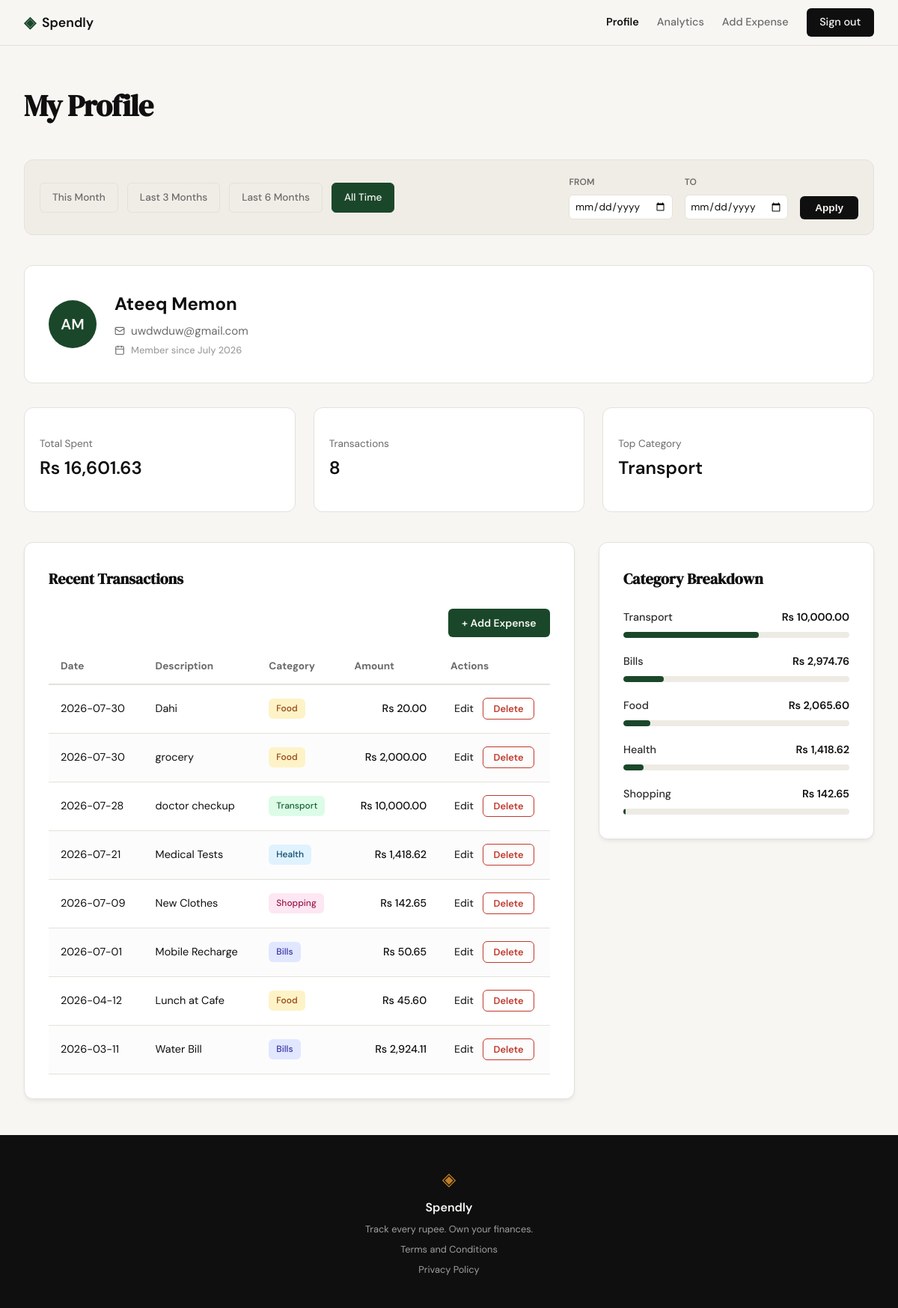
/profile (signed in), run on an earlier commit of the app's database.
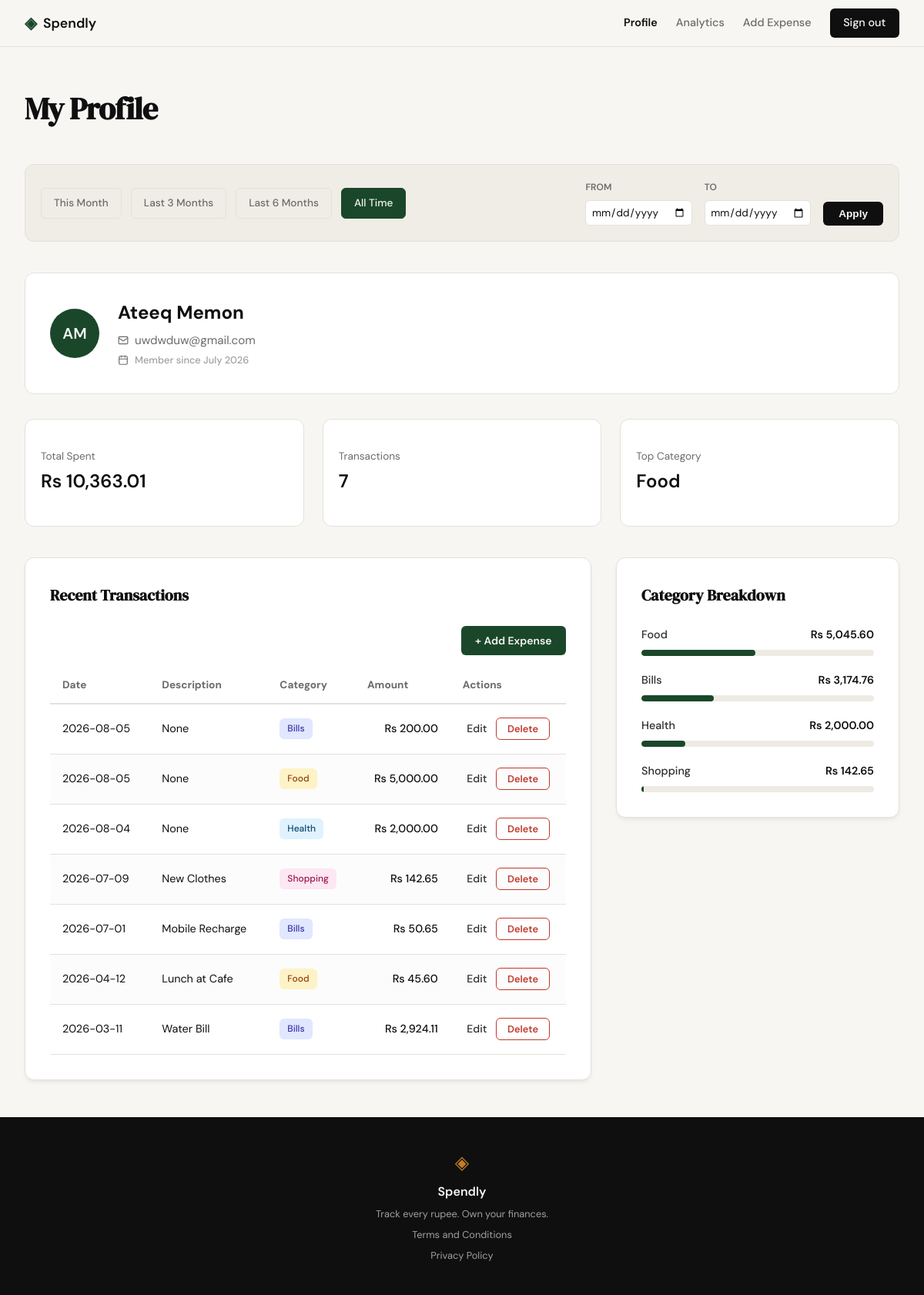
And on a later commit of the database.
### tables this page shows
CREATE TABLE users (
                id INTEGER PRIMARY KEY AUTOINCREMENT,
                name TEXT NOT NULL,
                email TEXT UNIQUE NOT NULL,
                password_hash TEXT NOT NULL,
                created_at TEXT DEFAULT (datetime('now'))
            );

CREATE TABLE expenses (
                id INTEGER PRIMARY KEY AUTOINCREMENT,
                user_id INTEGER NOT NULL,
                amount REAL NOT NULL,
                category TEXT NOT NULL,
                date TEXT NOT NULL,
                description TEXT,
                created_at TEXT DEFAULT (datetime('now')),
                FOREIGN KEY (user_id) REFERENCES users (id)
            );

### app.py (the view, shortened to what this page needs)
@app.route("/profile")
def profile():
    if not session.get("user_id"):
        flash("Please log in to access your profile.", "error")
        return redirect(url_for("login"))
    user_id = session["user_id"]
    date_from = request.args.get("date_from")
    date_to = request.args.get("date_to")
    validated_from = None
    validated_to = None
    today = datetime.now().date()
    presets = {
        "this_month": {
            "label": "This Month",
            "from": datetime(today.year, today.month, 1).date(),
            "to": today
        },
        "last_3_months": {
            "label": "Last 3 Months",
            "from": today - timedelta(days=90), # Approx 3 months
            "to": today
        },
        "last_6_months": {
            "label": "Last 6 Months",
            "from": today - timedelta(days=180), # Approx 6 months
            "to": today
        },
        "all_time": {
            "label": "All Time",
            "from": None,
            "to": None
        }
    }
    user_info = get_user_by_id(user_id)
    if not user_info:
        flash("User profile not found.", "error")
        return redirect(url_for("login"))
    stats = get_summary_stats(user_id, date_from=validated_from, date_to=validated_to)
    txs = get_recent_transactions(user_id, date_from=validated_from, date_to=validated_to)
    cats = get_category_breakdown(user_id, date_from=validated_from, date_to=validated_to)
    profile_data = {
        "user": {
            "name": user_info["name"],
            "email": user_info["email"],
            "initials": "".join([n[0].upper() for n in user_info["name"].split()]),
            "joined": user_info["member_since"]
        },
        "stats": {
            "total_spent": f"Rs {stats['total_spent']:,.2f}",
            "tx_count": stats["transaction_count"],
            "top_category": stats["top_category"]
        },
        "transactions": [
            {
                "id": tx["id"],
                "date": tx["date"],
                "desc": tx["desc"],
                "category": tx["category"],
                "amount": f"Rs {tx['amount']:,.2f}"
            }
            for tx in txs
        ],
        "categories": [
            {
                "name": cat["name"],
                "amount": f"Rs {cat['amount']:,.2f}",
                "percent": cat["pct"]
            }
            for cat in cats
        ]
    }
    return render_template("profile.html", profile=profile_data, date_from=validated_from, date_to=validated_to, presets=presets)

### database/db.py (called while the page is built)
def get_db():
    conn = sqlite3.connect(DB_PATH)
    conn.row_factory = sqlite3.Row
    conn.execute("PRAGMA foreign_keys = ON")
    return conn

### database/queries.py (called while the page is built)
def get_user_by_id(user_id):
    with get_db() as conn:
        row = conn.execute('SELECT name, email, created_at FROM users WHERE id = ?', (user_id,)).fetchone()
        if not row:
            return None
        try:
            dt = datetime.strptime(row['created_at'], '%Y-%m-%d %H:%M:%S')
            member_since = dt.strftime('%B %Y')
        except (ValueError, TypeError):
            member_since = "Unknown"
        return {
            "name": row['name'],
            "email": row['email'],
            "member_since": member_since
        }

### templates/profile.html (shortened to what this page needs)
{% extends "base.html" %}
{% block content %}
<div class="profile-container">
    <header class="profile-header">
        <h1 class="profile-title">My Profile</h1>
    </header>
    <section class="profile-filter-bar">
        <div class="filter-presets">
            {% for id, preset in presets.items() %}
            <a href="{{ url_for('profile', date_from=preset.from, date_to=preset.to) }}"
               class="filter-btn {{ 'active' if (date_from == preset.from and date_to == preset.to) else '' }}">
                {{ preset.label }}
            </a>
            {% endfor %}
        </div>
        <form class="filter-custom-range" method="GET" action="{{ url_for('profile') }}">
            <div class="input-group">
                <label for="date_from">From</label>
                <input type="date" id="date_from" name="date_from" value="{{ date_from or '' }}">
            </div>
            <div class="input-group">
                <label for="date_to">To</label>
                <input type="date" id="date_to" name="date_to" value="{{ date_to or '' }}">
            </div>
            <button type="submit" class="btn-apply">Apply</button>
        </form>
    </section>
    <section class="profile-user-card">
        <div class="user-info-wrapper">
            <div class="avatar-circle">
                {{ profile.user.initials }}
            </div>
            <div class="user-details">
                <h2 class="user-name">{{ profile.user.name }}</h2>
                <div class="user-email-row">
                    <i data-lucide="mail" class="inline-icon"></i>
                    <span class="user-email">{{ profile.user.email }}</span>
                </div>
                <div class="user-meta-row">
                    <i data-lucide="calendar" class="inline-icon"></i>
                    <span class="user-meta">Member since {{ profile.user.joined }}</span>
                </div>
            </div>
        </div>
    </section>
    <section class="profile-stats-row">
        <div class="summary-card">
            <div class="stat-content">
                <span class="stat-label">Total Spent</span>
                <span class="stat-value">{{ profile.stats.total_spent }}</span>
            </div>
        </div>
        <div class="summary-card">
            <div class="stat-content">
                <span class="stat-label">Transactions</span>
                <span class="stat-value">{{ profile.stats.tx_count }}</span>
            </div>
        </div>
        <div class="summary-card">
            <div class="stat-content">
                <span class="stat-label">Top Category</span>
                <span class="stat-value">{{ profile.stats.top_category }}</span>
            </div>
        </div>
    </section>
    <div class="profile-grid">
        <section class="profile-section">
            <div class="dashboard-card">
                <h3 class="section-title">Recent Transactions</h3>
                <div class="table-actions">
                    <a href="{{ url_for('add_expense') }}" class="btn-add-expense">+ Add Expense</a>
                </div>
                <div class="table-responsive">
                    <table class="dashboard-table">
                        <thead>
                            <tr>
                                <th>Date</th>
                                <th>Description</th>
                                <th>Category</th>
                                <th class="text-right">Amount</th>
                                <th class="text-center">Actions</th>
                            </tr>
                        </thead>
                        <tbody>
                            {% for tx in profile.transactions %}
                            <tr>
                                <td>{{ tx.date }}</td>
                                <td>{{ tx.desc }}</td>
                                <td>
                                    <span class="category-badge badge-{{ tx.category|lower }}">
                                        {{ tx.category }}
                                    </span>
                                </td>
                                <td class="text-right amount">{{ tx.amount }}</td>
                                <td class="text-center">
                                    <div class="actions-row">
                                        <a href="{{ url_for('edit_expense', id=tx.id) }}" class="action-link-edit">Edit</a>
                                        <form action="{{ url_for('delete_expense', id=tx.id) }}" method="POST" class="inline-form">
                                            <button type="submit" class="action-btn-delete" onclick="return confirm('Delete this expense?')">
                                                Delete
                                            </button>
                                        </form>
                                    </div>
                                </td>
                            </tr>
                            {% endfor %}
                        </tbody>
                    </table>
                </div>
            </div>
        </section>
        <section class="profile-section">
            <div class="dashboard-card">
                <h3 class="section-title">Category Breakdown</h3>
                <div class="category-list">
                    {% for cat in profile.categories %}
                    <div class="category-item">
                        <div class="category-info">
                            <span class="cat-name">{{ cat.name }}</span>
                            <span class="cat-amount">{{ cat.amount }}</span>
                        </div>
                        <div class="progress-bar-container">
                            <div class="progress-bar" style="width: {{ cat.percent }}%;"></div>
                        </div>
                    </div>
                    {% endfor %}
                </div>
            </div>
        </section>
    </div>
</div>
{% endblock %}

### templates/base.html (shortened to what this page needs)
<!DOCTYPE html>
<html lang="en">
<head>
    <link rel="stylesheet" href="{{ url_for('static', filename='css/style.css') }}">
</head>
<body>
    {% set flashed_messages = get_flashed_messages(with_categories=true) %}
    <nav class="navbar">
        <div class="nav-inner">
            <a href="{{ url_for('landing') }}" class="nav-brand">
                <span class="brand-icon">◈</span>
                <span class="brand-name">Spendly</span>
            </a>
            <div class="nav-links">
                {% if session.get("user_id") %}
                    <a href="{{ url_for('profile') }}" class="{{ 'active' if request.endpoint == 'profile' }}">Profile</a>
                    <a href="{{ url_for('analytics') }}" class="{{ 'active' if request.endpoint == 'analytics' }}">Analytics</a>
                    <a href="{{ url_for('add_expense') }}" class="{{ 'active' if request.endpoint == 'add_expense' }}">Add Expense</a>
                    <a href="{{ url_for('logout') }}" class="nav-cta">Sign out</a>
                {% else %}
                    <a href="{{ url_for('login') }}">Sign in</a>
                    <a href="{{ url_for('register') }}" class="nav-cta">Get started</a>
                {% endif %}
            </div>
        </div>
    </nav>
    <main class="main-content">
        {% block content %}{% endblock %}
    </main>
    <footer class="footer">
        <div class="footer-inner">
            <span class="brand-icon">◈</span>
            <span class="footer-name">Spendly</span>
            <p class="footer-copy">Track every rupee. Own your finances.</p>
            <a href="/terms">Terms and Conditions</a>
            <a href="/privacy">Privacy Policy</a>
        </div>
    </footer>
</body>
</html>

What changed in the data, as far as the page shows it:
removed expenses: stats.top_category "Transport", date "2026-07-28", desc "doctor checkup", category "Transport", amount "Rs 10,000.00"
removed expenses: date "2026-07-30", desc "Dahi", category "Food", amount "Rs 20.00"
removed expenses: date "2026-07-30", desc "grocery", category "Food", amount "Rs 2,000.00"
removed expenses: date "2026-07-21", desc "Medical Tests", category "Health", amount "Rs 1,418.62"
added expenses: date "2026-08-05", desc "None", category "Bills", amount "Rs 200.00"
added expenses: date "2026-08-05", desc "None", category "Food", amount "Rs 5,000.00"
added expenses: date "2026-08-04", desc "None", category "Health", amount "Rs 2,000.00"
Also different on the page:
{{ profile.stats.total_spent }}: "Rs 16,601.63" → "Rs 10,363.01"
{{ profile.stats.tx_count }}: "8" → "7"
{{ profile.stats.top_category }}: (not shown) → "Food"
new list line: "Food Rs 5,045.60"
new list line: "Bills Rs 3,174.76"
new list line: "Health Rs 2,000.00"
list line gone: "Transport Rs 10,000.00"
list line gone: "Bills Rs 2,974.76"
list line gone: "Food Rs 2,065.60"
list line gone: "Health Rs 1,418.62"
